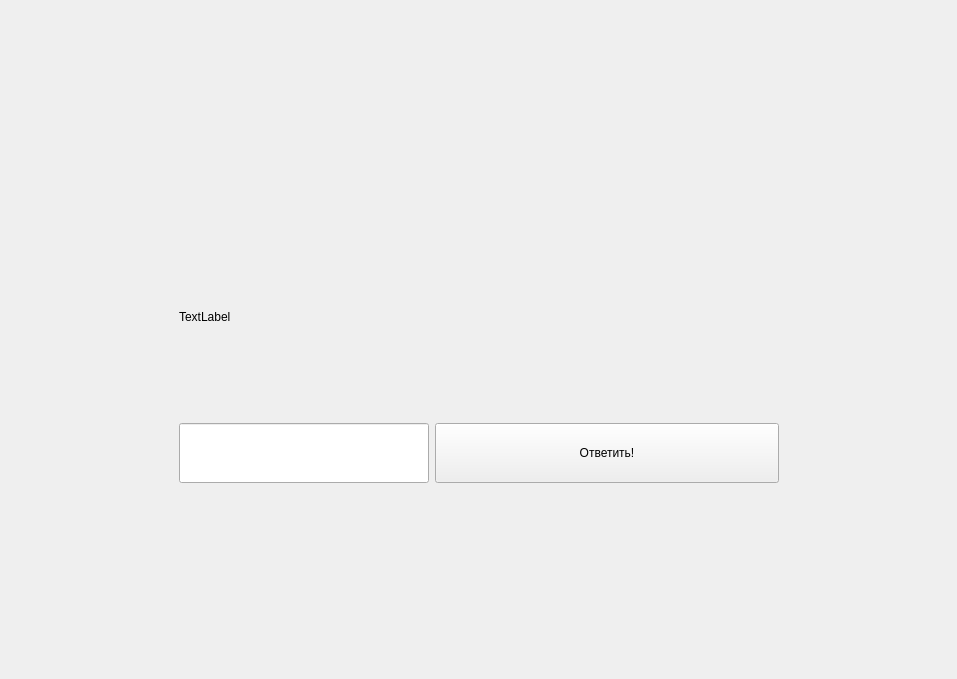
<?xml version="1.0" encoding="UTF-8"?>
<ui version="4.0">
 <class>TaskWidgetClass</class>
 <widget class="QWidget" name="TaskWidgetClass">
  <property name="geometry">
   <rect>
    <x>0</x>
    <y>0</y>
    <width>957</width>
    <height>679</height>
   </rect>
  </property>
  <property name="windowTitle">
   <string>TaskWidget</string>
  </property>
  <layout class="QGridLayout" name="gridLayout">
   <property name="leftMargin">
    <number>0</number>
   </property>
   <property name="topMargin">
    <number>0</number>
   </property>
   <property name="rightMargin">
    <number>0</number>
   </property>
   <property name="bottomMargin">
    <number>0</number>
   </property>
   <property name="spacing">
    <number>0</number>
   </property>
   <item row="2" column="0">
    <widget class="QWidget" name="verticalWidget" native="true">
     <property name="style_type" stdset="0">
      <string notr="true">DIALOG_WITH_TASK</string>
     </property>
     <layout class="QGridLayout" name="gridLayout_2">
      <item row="4" column="3">
       <spacer name="verticalSpacer">
        <property name="orientation">
         <enum>Qt::Vertical</enum>
        </property>
        <property name="sizeHint" stdset="0">
         <size>
          <width>20</width>
          <height>40</height>
         </size>
        </property>
       </spacer>
      </item>
      <item row="2" column="2" colspan="2">
       <widget class="QLabel" name="label">
        <property name="minimumSize">
         <size>
          <width>600</width>
          <height>200</height>
         </size>
        </property>
        <property name="maximumSize">
         <size>
          <width>600</width>
          <height>200</height>
         </size>
        </property>
        <property name="text">
         <string>TextLabel</string>
        </property>
        <property name="style_type" stdset="0">
         <string notr="true">TASK_LABEL</string>
        </property>
       </widget>
      </item>
      <item row="1" column="0">
       <spacer name="horizontalSpacer">
        <property name="orientation">
         <enum>Qt::Horizontal</enum>
        </property>
        <property name="sizeHint" stdset="0">
         <size>
          <width>40</width>
          <height>20</height>
         </size>
        </property>
       </spacer>
      </item>
      <item row="1" column="4">
       <spacer name="horizontalSpacer_2">
        <property name="orientation">
         <enum>Qt::Horizontal</enum>
        </property>
        <property name="sizeHint" stdset="0">
         <size>
          <width>40</width>
          <height>20</height>
         </size>
        </property>
       </spacer>
      </item>
      <item row="3" column="2">
       <widget class="QLineEdit" name="lineEdit">
        <property name="minimumSize">
         <size>
          <width>250</width>
          <height>60</height>
         </size>
        </property>
        <property name="maximumSize">
         <size>
          <width>100</width>
          <height>16777215</height>
         </size>
        </property>
        <property name="style_type" stdset="0">
         <string notr="true">ANSWER_EDIT</string>
        </property>
       </widget>
      </item>
      <item row="3" column="3">
       <widget class="QPushButton" name="pushButton">
        <property name="minimumSize">
         <size>
          <width>200</width>
          <height>60</height>
         </size>
        </property>
        <property name="maximumSize">
         <size>
          <width>400</width>
          <height>16777215</height>
         </size>
        </property>
        <property name="text">
         <string>Ответить!</string>
        </property>
        <property name="style_type" stdset="0">
         <string notr="true">ANSWER_BUTTON</string>
        </property>
       </widget>
      </item>
      <item row="0" column="0">
       <spacer name="verticalSpacer_2">
        <property name="orientation">
         <enum>Qt::Vertical</enum>
        </property>
        <property name="sizeHint" stdset="0">
         <size>
          <width>20</width>
          <height>40</height>
         </size>
        </property>
       </spacer>
      </item>
     </layout>
    </widget>
   </item>
  </layout>
 </widget>
 <layoutdefault spacing="6" margin="11"/>
 <resources/>
 <connections/>
</ui>
